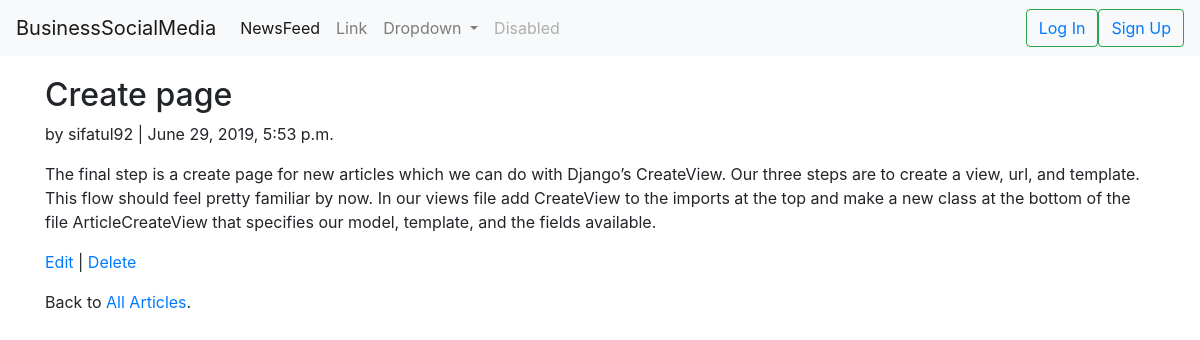
The app's page /newsfeed/6/ with its own data.
### newsfeeds/models.py (models this page shows, shortened)
class Article(models.Model):
    title = models.CharField(max_length=255)
    body = models.TextField()
    date = models.DateTimeField(auto_now_add=True)
    author = models.ForeignKey(
            get_user_model(),
            on_delete=models.CASCADE,
        )

### users/models.py (models this page shows)
class CustomUser(AbstractUser):
    first_name = models.CharField(max_length=30)
    last_name = models.CharField(max_length=30)
    email = models.EmailField(max_length=254)

### newsfeeds/views.py (the view)
class ArticleDetailView(DetailView): # new
    model = Article
    template_name = 'article_detail.html'

### newsfeeds/templates/article_detail.html
{% extends 'base.html' %}
{% block content %}
    <div class="article-entry">
    <h2>{{ object.title }}</h2>
    <p>by {{ object.author }} | {{ object.date }}</p> <p>{{ object.body }}</p>
    </div>
    <p><a href="{% url 'article_edit' article.pk %}">Edit</a> |
    <a href="{% url 'article_delete' article.pk %}">Delete</a></p>
    <p>Back to <a href="{% url 'article_list' %}">All Articles</a>.</p>
{% endblock content %}

### records on screen
Article: title "Create page", author "sifatul92", date "June 29, 2019, 5:53 p.m.", body "The final step is a create page for new articles which we can do with Django’s CreateView. Our three steps are to create a view, url, and template. This flow should feel pretty familiar by now. In our views file add CreateView to the imports at the top and make a new class at the bottom of the file ArticleCreateView that specifies our model, template, and the fields available."
